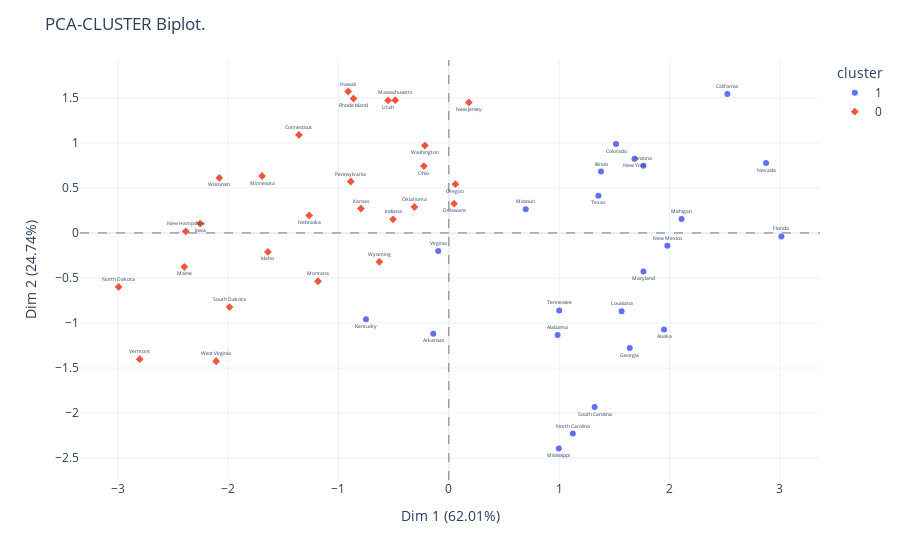

The notebook cell this image was saved under:
### Code cell
# Plot con 2 clusters.
cluster_biplot(pca, USArrests, labels1, size_text=5)

### Figure 1 — Plotly figure (JSON) as saved in the notebook; plotly's stock layout.template omitted (floating-point values rounded to 4 significant figures)
{"data": [{"hovertemplate": "<b>%{hovertext}</b><br><br>cluster=1<br>x=%{x}<br>y=%{y}<br>Indice=%{text}<extra></extra>", "hovertext": ["Alabama", "Alaska", "Arizona", "Arkansas", "California", "Colorado", "Florida", "Georgia", "Illinois", "Kentucky", "Louisiana", "Maryland", "Michigan", "Mississippi", "Missouri", "Nevada", "New Mexico", "New York", "North Carolina", "South Carolina", "Tennessee", "Texas", "Virginia"], "legendgroup": "1", "marker": {"color": "#636efa", "symbol": "circle"}, "mode": "markers+text", "name": "1", "orientation": "v", "showlegend": true, "text": ["Alabama", "Alaska", "Arizona", "Arkansas", "California", "Colorado", "Florida", "Georgia", "Illinois", "Kentucky", "Louisiana", "Maryland", "Michigan", "Mississippi", "Missouri", "Nevada", "New Mexico", "New York", "North Carolina", "South Carolina", "Tennessee", "Texas", "Virginia"], "textfont": {"size": 5}, "textposition": ["top center", "bottom center", "top center", "bottom center", "top center", "bottom center", "top center", "bottom center", "top center", "bottom center", "top center", "bottom center", "top center", "bottom center", "top center", "bottom center", "top center", "bottom center", "top center", "bottom center", "top center", "bottom center", "top center", "bottom center", "top center", "bottom center", "top center", "bottom center", "top center", "bottom center", "top center", "bottom center", "top center", "bottom center", "top center", "bottom center", "top center", "bottom center", "top center", "bottom center", "top center", "bottom center", "top center", "bottom center", "top center", "bottom center", "top center", "bottom center", "top center", "bottom center"], "type": "scatter", "x": [0.9856, 1.95, 1.763, -0.1414, 2.524, 1.515, 3.013, 1.639, 1.379, -0.7509, 1.565, 1.763, 2.108, 0.9965, 0.6968, 2.874, 1.98, 1.683, 1.123, 1.321, 0.9997, 1.355, -0.09633], "xaxis": "x", "y": [-1.133, -1.073, 0.746, -1.12, 1.543, 0.9876, -0.03923, -1.279, 0.6818, -0.9584, -0.8711, -0.4277, 0.1554, -2.394, 0.2634, 0.7756, -0.1428, 0.8232, -2.228, -1.933, -0.8603, 0.4125, -0.1997], "yaxis": "y"}, {"hovertemplate": "<b>%{hovertext}</b><br><br>cluster=0<br>x=%{x}<br>y=%{y}<br>Indice=%{text}<extra></extra>", "hovertext": ["Connecticut", "Delaware", "Hawaii", "Idaho", "Indiana", "Iowa", "Kansas", "Maine", "Massachusetts", "Minnesota", "Montana", "Nebraska", "New Hampshire", "New Jersey", "North Dakota", "Ohio", "Oklahoma", "Oregon", "Pennsylvania", "Rhode Island", "South Dakota", "Utah", "Vermont", "Washington", "West Virginia", "Wisconsin", "Wyoming"], "legendgroup": "0", "marker": {"color": "#EF553B", "symbol": "diamond"}, "mode": "markers+text", "name": "0", "orientation": "v", "showlegend": true, "text": ["Connecticut", "Delaware", "Hawaii", "Idaho", "Indiana", "Iowa", "Kansas", "Maine", "Massachusetts", "Minnesota", "Montana", "Nebraska", "New Hampshire", "New Jersey", "North Dakota", "Ohio", "Oklahoma", "Oregon", "Pennsylvania", "Rhode Island", "South Dakota", "Utah", "Vermont", "Washington", "West Virginia", "Wisconsin", "Wyoming"], "textfont": {"size": 5}, "textposition": ["top center", "bottom center", "top center", "bottom center", "top center", "bottom center", "top center", "bottom center", "top center", "bottom center", "top center", "bottom center", "top center", "bottom center", "top center", "bottom center", "top center", "bottom center", "top center", "bottom center", "top center", "bottom center", "top center", "bottom center", "top center", "bottom center", "top center", "bottom center", "top center", "bottom center", "top center", "bottom center", "top center", "bottom center", "top center", "bottom center", "top center", "bottom center", "top center", "bottom center", "top center", "bottom center", "top center", "bottom center", "top center", "bottom center", "top center", "bottom center", "top center", "bottom center"], "type": "scatter", "x": [-1.359, 0.04771, -0.9127, -1.64, -0.5055, -2.254, -0.7969, -2.397, -0.4862, -1.693, -1.185, -1.266, -2.384, 0.1816, -2.992, -0.226, -0.3118, 0.05912, -0.8884, -0.8638, -1.988, -0.5506, -2.801, -0.2169, -2.109, -2.08, -0.6294], "xaxis": "x", "y": [1.089, 0.3254, 1.57, -0.211, 0.1516, 0.1041, 0.2702, -0.3764, 1.474, 0.6323, -0.5369, 0.194, 0.01808, 1.45, -0.5991, 0.7422, 0.2879, 0.5414, 0.5711, 1.492, -0.8233, 1.472, -1.402, 0.9701, -1.425, 0.6113, -0.321], "yaxis": "y"}], "layout": {"legend": {"title": {"text": "cluster"}, "tracegroupgap": 0}, "margin": {"t": 60}, "shapes": [{"line": {"color": "black", "dash": "dash", "width": 0.5}, "type": "line", "x0": 0, "x1": 1, "xref": "x domain", "y0": 0, "y1": 0, "yref": "y"}, {"line": {"color": "black", "dash": "dash", "width": 0.5}, "type": "line", "x0": 0, "x1": 0, "xref": "x", "y0": 0, "y1": 1, "yref": "y domain"}], "title": {"text": "PCA-CLUSTER Biplot."}, "xaxis": {"anchor": "y", "domain": [0, 1], "range": [-3.342, 3.363], "title": {"text": "Dim 1 (62.01%)"}}, "yaxis": {"anchor": "x", "domain": [0, 1], "range": [-2.744, 1.92], "title": {"text": "Dim 2 (24.74%)"}}}}
